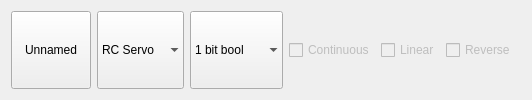
     <widget class="QWidget" name="tabType">
      <property name="sizePolicy">
       <sizepolicy hsizetype="Minimum" vsizetype="Minimum">
        <horstretch>0</horstretch>
        <verstretch>0</verstretch>
       </sizepolicy>
      </property>
      <attribute name="title">
       <string>Type</string>
      </attribute>
      <layout class="QGridLayout" name="gridLayout_3">
       <item row="0" column="0">
        <widget class="QPushButton" name="pushButtonName">
         <property name="sizePolicy">
          <sizepolicy hsizetype="Minimum" vsizetype="Minimum">
           <horstretch>0</horstretch>
           <verstretch>0</verstretch>
          </sizepolicy>
         </property>
         <property name="toolTip">
          <string>Click to change the name of this actuator</string>
         </property>
         <property name="text">
          <string>Unnamed</string>
         </property>
        </widget>
       </item>
       <item row="0" column="6">
        <spacer name="horizontalSpacer">
         <property name="sizePolicy">
          <sizepolicy hsizetype="Expanding" vsizetype="Minimum">
           <horstretch>0</horstretch>
           <verstretch>0</verstretch>
          </sizepolicy>
         </property>
         <property name="orientation">
          <enum>Qt::Horizontal</enum>
         </property>
         <property name="sizeType">
          <enum>QSizePolicy::Expanding</enum>
         </property>
         <property name="sizeHint" stdset="0">
          <size>
           <width>5</width>
           <height>5</height>
          </size>
         </property>
        </spacer>
       </item>
       <item row="0" column="1">
        <widget class="QComboBox" name="comboBoxActuatorType">
         <property name="sizePolicy">
          <sizepolicy hsizetype="Minimum" vsizetype="Minimum">
           <horstretch>0</horstretch>
           <verstretch>0</verstretch>
          </sizepolicy>
         </property>
         <property name="frame">
          <bool>false</bool>
         </property>
         <item>
          <property name="text">
           <string>RC Servo</string>
          </property>
          <property name="icon">
           <iconset resource="../../libres/resources/icons.qrc">
            <normaloff>:/icons/rc_servo.svg</normaloff>:/icons/rc_servo.svg</iconset>
          </property>
         </item>
         <item>
          <property name="text">
           <string>DC Motor</string>
          </property>
          <property name="icon">
           <iconset resource="../../libres/resources/icons.qrc">
            <normaloff>:/icons/dc_motor.svg</normaloff>:/icons/dc_motor.svg</iconset>
          </property>
         </item>
         <item>
          <property name="text">
           <string>Step Motor</string>
          </property>
          <property name="icon">
           <iconset resource="../../libres/resources/icons.qrc">
            <normaloff>:/icons/stepper_motor.svg</normaloff>:/icons/stepper_motor.svg</iconset>
          </property>
         </item>
         <item>
          <property name="text">
           <string>Relay</string>
          </property>
          <property name="icon">
           <iconset resource="../../libres/resources/icons.qrc">
            <normaloff>:/icons/relay.svg</normaloff>:/icons/relay.svg</iconset>
          </property>
         </item>
        </widget>
       </item>
       <item row="0" column="2">
        <widget class="QComboBox" name="comboBoxActuatorRepresentation">
         <property name="sizePolicy">
          <sizepolicy hsizetype="Minimum" vsizetype="Minimum">
           <horstretch>0</horstretch>
           <verstretch>0</verstretch>
          </sizepolicy>
         </property>
         <property name="frame">
          <bool>false</bool>
         </property>
         <item>
          <property name="text">
           <string extracomment="This is analogous to a switch that can be either ON or OFF.">1 bit bool</string>
          </property>
          <property name="icon">
           <iconset resource="../../libres/resources/icons.qrc">
            <normaloff>:/icons/bit.svg</normaloff>:/icons/bit.svg</iconset>
          </property>
         </item>
         <item>
          <property name="text">
           <string extracomment="This allows lowest level of gradient. Good for multi-state applications (selecting one of several values).">8 bit char</string>
          </property>
          <property name="icon">
           <iconset resource="../../libres/resources/icons.qrc">
            <normaloff>:/icons/byte.svg</normaloff>:/icons/byte.svg</iconset>
          </property>
         </item>
         <item>
          <property name="text">
           <string extracomment="Great balance between resolution and bandwidth. Recommended for RC servos.">16 bit short</string>
          </property>
          <property name="icon">
           <iconset resource="../../libres/resources/icons.qrc">
            <normaloff>:/icons/word.svg</normaloff>:/icons/word.svg</iconset>
          </property>
         </item>
         <item>
          <property name="text">
           <string extracomment=" Not recommended unless you really know you need it.">32 bit int</string>
          </property>
          <property name="icon">
           <iconset resource="../../libres/resources/icons.qrc">
            <normaloff>:/icons/double_word.svg</normaloff>:/icons/double_word.svg</iconset>
          </property>
         </item>
         <item>
          <property name="text">
           <string extracomment="For extreme resolution applications. Not recommended unless you really know you need it.">64 bit int</string>
          </property>
          <property name="icon">
           <iconset resource="../../libres/resources/icons.qrc">
            <normaloff>:/icons/quad_word.svg</normaloff>:/icons/quad_word.svg</iconset>
          </property>
         </item>
         <item>
          <property name="text">
           <string extracomment="For high resolution and high range application. Not recommended unless you really know you need it.">float</string>
          </property>
          <property name="icon">
           <iconset resource="../../libres/resources/icons.qrc">
            <normaloff>:/icons/float.svg</normaloff>:/icons/float.svg</iconset>
          </property>
         </item>
         <item>
          <property name="text">
           <string extracomment="For extreme resolution and extreme range. Not recommended unless you really know you need it.">double float</string>
          </property>
          <property name="icon">
           <iconset resource="../../libres/resources/icons.qrc">
            <normaloff>:/icons/double_float.svg</normaloff>:/icons/double_float.svg</iconset>
          </property>
         </item>
        </widget>
       </item>
       <item row="0" column="3">
        <widget class="QCheckBox" name="checkBoxContinuous">
         <property name="enabled">
          <bool>false</bool>
         </property>
         <property name="sizePolicy">
          <sizepolicy hsizetype="Minimum" vsizetype="Minimum">
           <horstretch>0</horstretch>
           <verstretch>0</verstretch>
          </sizepolicy>
         </property>
         <property name="text">
          <string>Continuous</string>
         </property>
        </widget>
       </item>
       <item row="0" column="4">
        <widget class="QCheckBox" name="checkBoxLinear">
         <property name="enabled">
          <bool>false</bool>
         </property>
         <property name="sizePolicy">
          <sizepolicy hsizetype="Minimum" vsizetype="Minimum">
           <horstretch>0</horstretch>
           <verstretch>0</verstretch>
          </sizepolicy>
         </property>
         <property name="text">
          <string>Linear</string>
         </property>
        </widget>
       </item>
       <item row="0" column="5">
        <widget class="QCheckBox" name="checkBox">
         <property name="enabled">
          <bool>false</bool>
         </property>
         <property name="sizePolicy">
          <sizepolicy hsizetype="Minimum" vsizetype="Minimum">
           <horstretch>0</horstretch>
           <verstretch>0</verstretch>
          </sizepolicy>
         </property>
         <property name="text">
          <string>Reverse</string>
         </property>
         <property name="checkable">
          <bool>true</bool>
         </property>
        </widget>
       </item>
      </layout>
     </widget>
